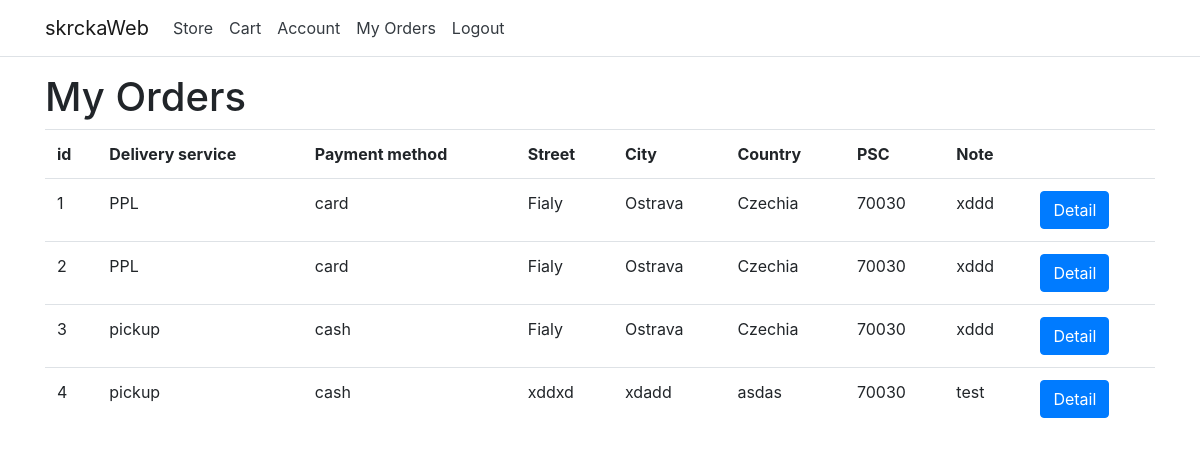
The page /shop/orders (signed in) on the database as committed earlier.
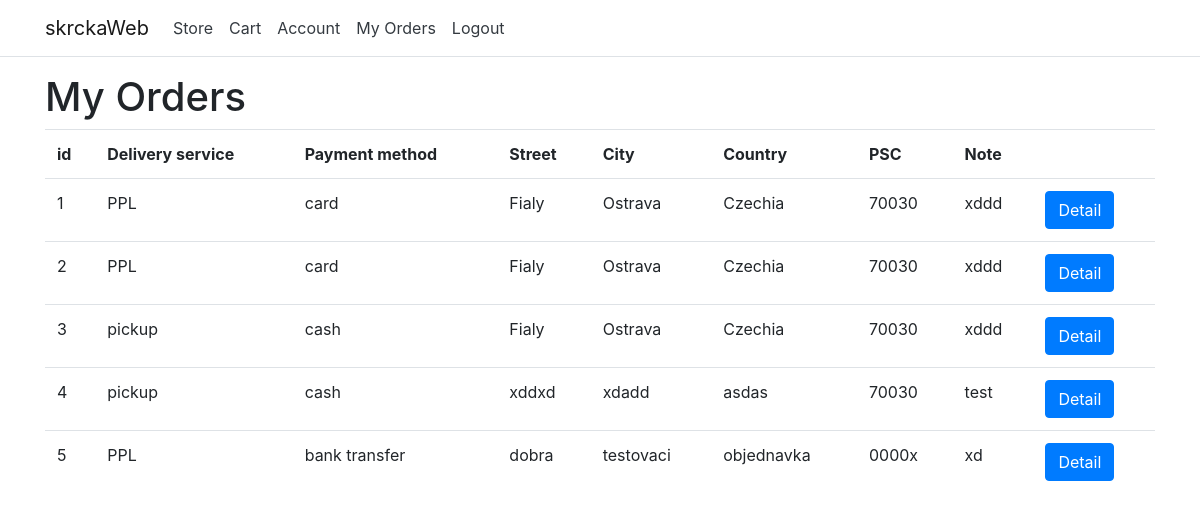
The same page on the database as committed later.
### shop/models.py (models this page shows, shortened)
class Order(models.Model):
    user = models.ForeignKey(get_user_model(), on_delete=models.CASCADE, default=0)
    payment_method = models.ForeignKey(PaymentMethod, on_delete=models.CASCADE, default=0)
    delivery_service = models.ForeignKey(DeliveryService, on_delete=models.CASCADE, default=0)
    street = models.CharField(max_length=255)
    city = models.CharField(max_length=255)
    country = models.CharField(max_length=255)
    psc = models.CharField(max_length=5)
    note = models.CharField(max_length=255)

class DeliveryService(models.Model):
    name = models.CharField(max_length=255)
    price = models.FloatField()

class PaymentMethod(models.Model):
    name = models.CharField(max_length=255)
    desc = models.CharField(max_length=255)

### shop/views.py (the view)
# urls.py: path('orders', views.orders_view, name='orders'),
@login_required
def orders_view(request):
    orders = Order.objects.filter(user_id=request.user.id)
    return render(request, 'orders.html',
                    {'orders': orders})

### shop/templates/orders.html
{% extends 'base.html' %}
{% block content %}
<h1>My Orders</h1>
<table class="table">
    <tr>
        <th>id</th>
        <th>Delivery service</th>
        <th>Payment method</th>
        <th>Street</th>
        <th>City</th>
        <th>Country</th>
        <th>PSC</th>
        <th>Note</th>
        <th></th>
    </tr>
    {% for order in orders %}
    <tr>
        <td>{{ order.id }}</td>
        <td>{{ order.delivery_service.name }}</td>
        <td>{{ order.payment_method.name }}</td>
        <td>{{ order.street }}</td>
        <td>{{ order.city }}</td>
        <td>{{ order.country }}</td>
        <td>{{ order.psc }}</td>
        <td>{{ order.note }}</td>
        <td><a class="btn btn-primary" href="{% url 'order_detail' order.id %}">Detail</a></td>
    </tr>
    {% endfor %}
</table>
{% endblock %}

Rows that differ between the two databases and show on the page:
added Order: id "5", delivery_service.name "PPL", payment_method.name "bank transfer", street "dobra", city "testovaci", country "objednavka", psc "0000x", note "xd"
